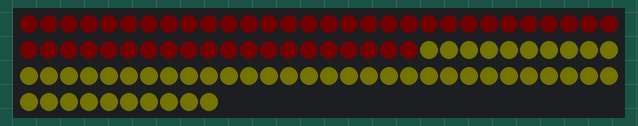
The sketch below on a simulated Arduino Uno, built with avr-gcc and run on an emulated ATmega328P. Parts: 100 RGB LEDs in strip order, left to right, continuing on the next row. Dim RGB values are drawn brighter than linear.

Above: at 0.9 s.

The sketch:

led_test_3.ino
```cpp
#include "FastLED.h"

const int numberOfLeds = 100;
CRGB leds[numberOfLeds];
bool goUp = true;

int maxBrightness = 180;
int minBrightness = 40;
int delayTime = 30;

void setup() {
  FastLED.addLeds<NEOPIXEL, 8>(leds, numberOfLeds);
}


void loop() {
  static uint8_t hue = 0; // 0 = red
  static uint8_t brightness = 0;
  static uint8_t saturation = 255;


  for (int i = 0; i < 50; i++) {
    if (goUp) {
      leds[i] = CHSV(hue, 255, brightness);
      if (brightness == maxBrightness) {
        goUp = false;
      }
    }
    else {
      goUp = false;
      leds[i] = CHSV(hue, 255, brightness);
      if(brightness == minBrightness) {
        goUp = true;
      }
    }

   FastLED.show();
  }

   for (int i = 50; i < 100; i++) {
    if (goUp) {
      leds[i] = CHSV(hue+50, 255, brightness);
      if (brightness == maxBrightness) {
        goUp = false;
      }
    }
    else {
      goUp = false;
      leds[i] = CHSV(hue+50, 255, brightness);
      if(brightness == minBrightness) {
        goUp = true;
      }
    }

   FastLED.show();
  }


  if (goUp) {
     brightness++;
   }
    else {
     brightness--;
   }
//  delay(delayTime);
}
```
